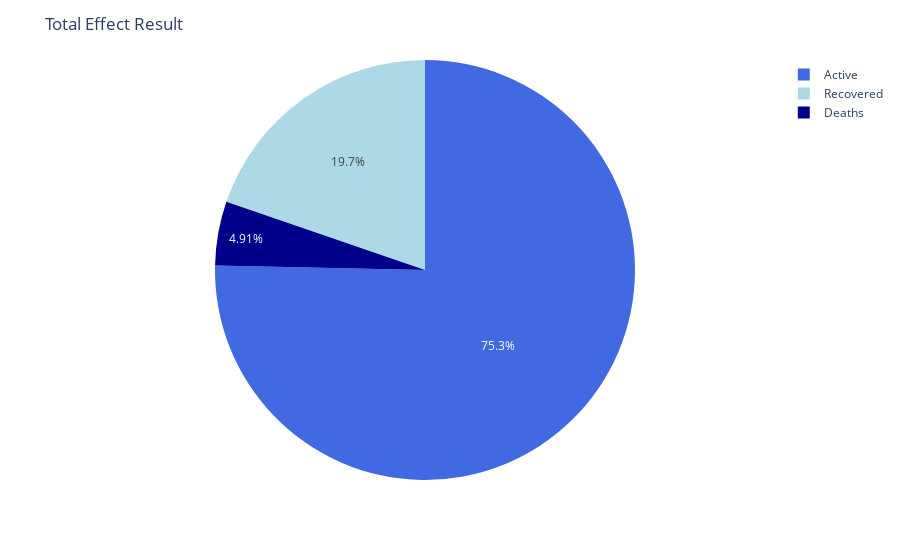

Notebook code for this chart:
### Code cell
lable=['Deaths','Recovered','Active']
value=data.iloc[0,2:]
fig=px.pie(data,values=value,names=lable,color_discrete_sequence=['royalblue','lightblue','darkblue'])
fig.update_layout(title='Total Effect Result')
print('Total Number of cases :' , data['Confirmed'].max())
fig.show()

### Figure 1 — Plotly figure (JSON) as saved in the notebook; plotly's stock layout.template omitted (floating-point values rounded to 4 significant figures)
{"data": [{"domain": {"x": [0, 1], "y": [0, 1]}, "hovertemplate": "label=%{label}<br>value=%{value}<extra></extra>", "labels": ["Deaths", "Recovered", "Active"], "legendgroup": "", "name": "", "showlegend": true, "type": "pie", "values": [42100, 169250, 645969]}], "layout": {"legend": {"tracegroupgap": 0}, "margin": {"t": 60}, "piecolorway": ["royalblue", "lightblue", "darkblue"], "title": {"text": "Total Effect Result"}}}
